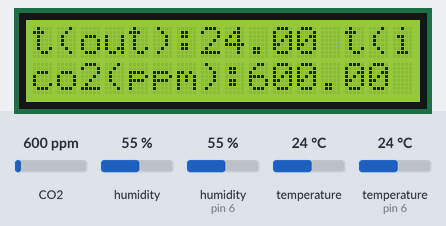
Recording of a sketch running on a simulated Arduino Uno, built with avr-gcc and run on an emulated ATmega328P. Shown: 16×2 character LCD. Inputs (shaded band) come from the test bench; at power-on: CO2 600 ppm, temperature (sensor on pin 6) 24 °C, humidity 55 %, temperature 24 °C, humidity (sensor on pin 6) 55 %. What the sketch prints to the serial monitor is not drawn.

Above: at 1.2 s.
1.3 s: CO2 set to 452 ppm
At 8.1 s:
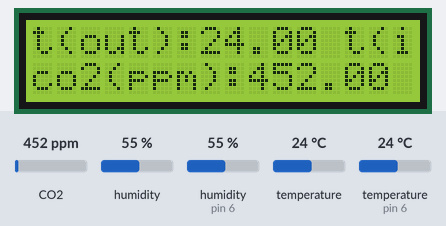
14.9 s: temperature (sensor on pin 6) set to 12 °C
At 21.9 s:
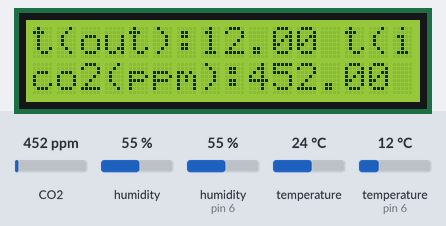
22.8 s: humidity (sensor 0) set to 22 %
At 34.3 s:
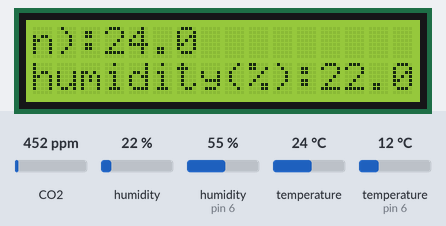
34.5 s: temperature (sensor 0) set to 12 °C
At 42.0 s:
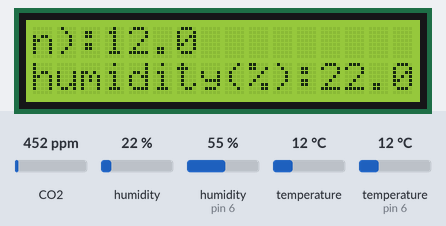
42.4 s: temperature (sensor on pin 6) set to 19 °C
At 50.2 s:
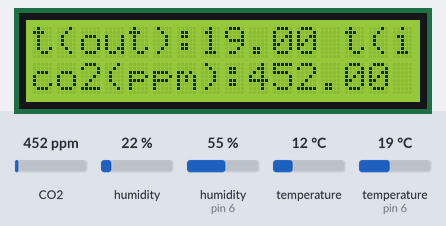
50.8 s: temperature (sensor on pin 6) set to 28 °C
At 56.9 s:
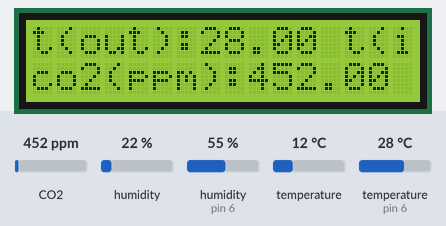

The sketch:

gg_co2_sensor.ino
```cpp
// (licence header left out)
#include <Wire.h>
#include <LiquidCrystal.h>
#include "DHT.h"
#include "SparkFun_SCD30_Arduino_Library.h" //Click here to get the library: http://librarymanager/All#SparkFun_SCD30

SCD30 airSensor;
LiquidCrystal lcd(7, 8, 9, 10, 11, 12);

#define DHTPIN 6

#define DHTTYPE DHT11

DHT dht(DHTPIN, DHTTYPE);

void setup()
{ // set up the LCD's number of columns and rows:
  lcd.begin(16, 2);
  // Print a message to the LCD.
  lcd.print("Hello, World!");

  Serial.begin(9600);

  //DHT11 set up
  Serial.println(F("DHTxx test!"));
  dht.begin();

  //SCD30 set up
  Serial.println("SCD30 Example");
  Wire.begin();

  if (airSensor.begin() == false)
  {
    Serial.println("Air sensor not detected. Please check wiring. Freezing...");
    while (1)
      ;
  }

  //The SCD30 has data ready every two seconds

  //set up column headers
  Serial.println("Temp out(C), Temp in(C), CO2(ppm), Humidity(%)");
}

void loop()
{
  lcd.setCursor(0, 0);

  //DHT11 read room temperature in Celsius
  float t = dht.readTemperature();


  //check DHT11 reading
  if (isnan(t)) {
    Serial.println(F("Failed to read DHT11!"));
    return;
  }
  //print room temperature to LCD and serial monitor
  lcd.print(F("t(out):"));
  lcd.print(t);
  Serial.print(t);
  Serial.print(", ");

  if (airSensor.dataAvailable())
    //create variables for CO2 sensor data and retrieve values
  { float tin = airSensor.getTemperature();
    float co2 = airSensor.getCO2();
    float h = airSensor.getHumidity();

    //print data to LCD and serial monitor
    lcd.print(" t(in):");
    lcd.print(tin, 1);
    Serial.print(tin, 1);
    Serial.print(", ");

    lcd.setCursor(0, 1);
    lcd.print("co2(ppm):");
    lcd.print(co2);
    Serial.print(co2);
    Serial.print(", ");

    lcd.print(" humidity(%):");
    lcd.print(h, 1);
    Serial.print(h, 1);
    Serial.print(", ");

    Serial.println(millis());

    delay(1200);

    for (int positionCounter = 0; positionCounter < 16; positionCounter++) {
      //scroll to the left to see all data on LCD
      lcd.scrollDisplayLeft();
      delay(300);
    }
  }
  else
    Serial.println("Waiting for new data");


  //wait before retriving next data set, and then clear screen to give time to read
  delay(1000);
  lcd.clear();
}
```

Measured:
- what the display in image 1 shows lasts 1.2 s, from 7.1 s to 8.3 s
- what the display in image 4 shows lasts 1.3 s, from 41.0 s to 42.3 s
